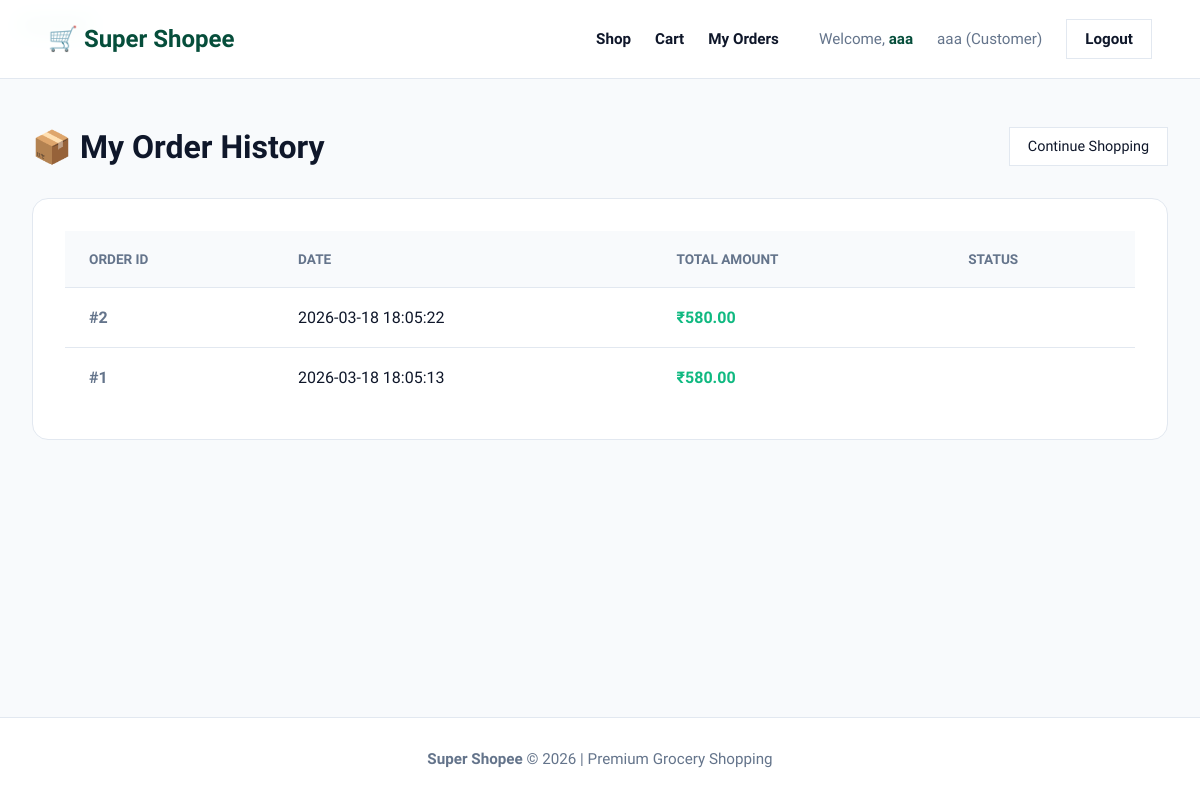
Page /my-orders (signed in) on the committed database.
### tables this page shows
CREATE TABLE orders (id INTEGER PRIMARY KEY AUTOINCREMENT, customer_username TEXT NOT NULL, total_amount REAL NOT NULL, status TEXT NOT NULL, order_date TEXT NOT NULL);

### app.py (the view)
@app.route("/my-orders")
def my_orders():
    if session.get("role") != "Customer":
        return redirect("/")
    conn = get_db()
    orders = conn.execute("SELECT * FROM orders WHERE customer_username=? ORDER BY order_date DESC",
                          (session['user'],)).fetchall()
    conn.close()
    return render_template("my_orders.html", orders=orders)

### app.py (called while the page is built)
def get_db():
    conn = sqlite3.connect(DB_PATH)
    conn.row_factory = sqlite3.Row
    return conn

### templates/my_orders.html (shortened to what this page needs)
{% extends "layout.html" %}
{% block content %}
<div class="container">
    <div style="display: flex; justify-content: space-between; align-items: center; margin-bottom: 2rem;">
        <h1 style="margin: 0;">📦 My Order History</h1>
        <a href="/customer" class="btn-small">Continue Shopping</a>
    </div>
    <div style="background: white; border-radius: 16px; padding: 2rem; border: 1px solid var(--border); overflow-x: auto;">
        <table>
            <thead>
                <tr>
                    <th>Order ID</th>
                    <th>Date</th>
                    <th>Total Amount</th>
                    <th>Status</th>
                </tr>
            </thead>
            <tbody>
                {% for order in orders %}
                <tr>
                    <td style="font-weight: 700; color: var(--text-muted);">#{{ order['id'] }}</td>
                    <td>{{ order['order_date'] }}</td>
                    <td style="font-weight: 600; color: var(--accent);">₹{{ "%.2f"|format(order['total_amount']) }}</td>
                    <td>
                    </td>
                </tr>
                {% else %}
                <tr>
                    <td colspan="4" style="text-align: center; padding: 3rem; color: var(--text-muted);">You haven't placed any orders yet.</td>
                </tr>
                {% endfor %}
            </tbody>
        </table>
    </div>
</div>
{% endblock %}

### static/style.css (style rules this page uses)
:root { --bg-page: #f8fafc; --surface: #ffffff; --text-main: #0f172a; --text-muted: #64748b; --border: #e2e8f0; --primary: #064e3b; --primary-hover: #065f46; --accent: #10b981; --accent-hover: #059669; --success: #059669; --danger: #ef4444; --shadow-sm: 0 1px 2px rgba(0,0,0,0.05); --shadow-md: 0 4px 6px rgba(0,0,0,0.1); --shadow-lg: 0 10px 15px rgba(0,0,0,0.1); --radius-md: 10px; --radius-lg: 16px; }
* { box-sizing: border-box; }
html, body { height: 100%; }
body { font-family: 'Plus Jakarta Sans', sans-serif; background: var(--bg-page); color: var(--text-main); margin: 0; display: flex; flex-direction: column; -webkit-font-smoothing: antialiased; }
.container { max-width: 1280px; margin: 0 auto; padding: 3rem 2rem; }
.btn-small { width: auto; padding: 10px 18px; font-size: 0.9rem; background: var(--surface); border: 1px solid var(--border); color: var(--text-main); text-decoration: none; display: inline-block; transition: all 0.2s; }
table { width: 100%; border-collapse: collapse; background: white; }
th, td { padding: 1.25rem 1.5rem; text-align: left; border-bottom: 1px solid var(--border); }
th { background: var(--bg-page); color: var(--text-muted); font-weight: 700; font-size: 0.85rem; text-transform: uppercase; }
tr:last-child td { border-bottom: none; }

### rows in the picture
orders: id "2", order_date "2026-03-18 18:05:22", total_amount "580.00"
orders: id "1", order_date "2026-03-18 18:05:13", total_amount "580.00"

### other values in the picture
{{ session['user'] }} "aaa"
{{ session['role'] }} "Customer"
